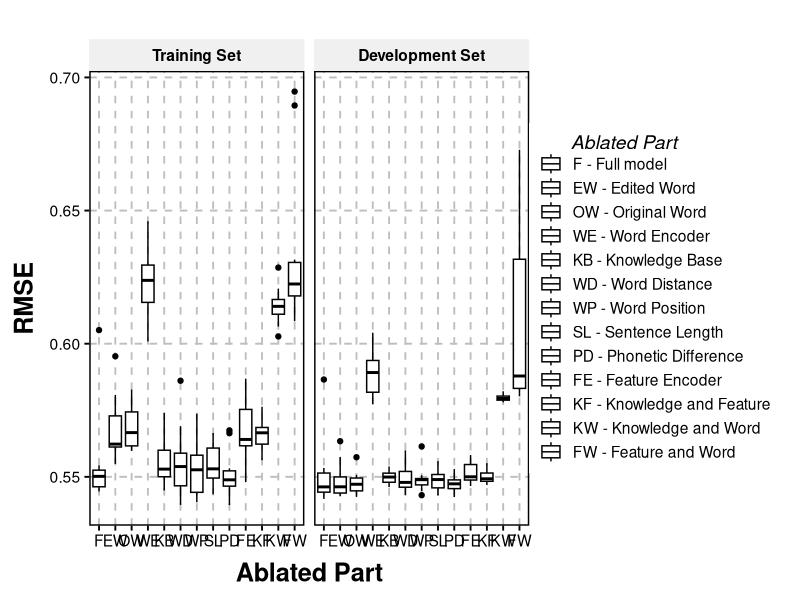

This figure's R source:
theme_Publication <- function(base_size=14, base_family="helvetica") {
  library(grid)
  library(ggthemes)
  (theme_foundation(base_size=base_size, base_family=base_family)
    + theme(plot.title = element_text(face = "bold",
                                      size = rel(1.5), hjust = 0.5),
            text = element_text(),
            panel.background = element_rect(colour = NA),
            plot.background = element_rect(colour = NA),
            panel.border = element_rect(colour = "black", size=1),
            axis.title = element_text(face = "bold",size = rel(1.3)),
            axis.title.y = element_text(angle=90,vjust =2),
            axis.title.x = element_text(vjust = -0.2),
            axis.text = element_text(), 
            # axis.line = element_line(colour="black"),
            axis.line = element_blank(),
            axis.ticks = element_line(),
            panel.grid.major = element_line(colour = "gray", linetype = "dashed"),
            panel.grid.minor = element_blank(),
            legend.key = element_rect(colour = NA),
            legend.position = "right",
            legend.direction = "vertical",
            legend.box.spacing = unit(0, "cm"),
            legend.spacing = unit(0, "cm"),
            legend.title = element_text(face="italic", margin=margin(l=23)),
            plot.margin=unit(c(10,5,5,5),"mm"),
            strip.background=element_rect(colour="#f0f0f0",fill="#f0f0f0"),
            strip.text = element_text(face="bold")
    ))
  
}


library(dplyr)
library(ggplot2)

entire <- read.csv('all_points.csv', header=T)
# sums <- read.csv("summary.csv", header=T)

entire$Group = as.factor(entire$Group)
# sums$Group = as.factor(sums$Group)

entire$Set = factor(entire$Set, levels=c("Train", "Dev"), labels=c("Training Set", "Development Set"), ordered=T)

  codes = c("F", "EW", "OW", "WE", "KB", "WD", "WP", "SL", "PD", "FE", "KF", "KW", "FW")
labels = c(
  "F - Full model",
  "EW - Edited Word",
  "OW - Original Word",
  "WE - Word Encoder",
  "KB - Knowledge Base",
  "WD - Word Distance",
  "WP - Word Position",
  "SL - Sentence Length",
  "PD - Phonetic Difference",
  "FE - Feature Encoder",
  "KF - Knowledge and Feature",
  "KW - Knowledge and Word",
  "FW - Feature and Word"
)


# Summary
entire%>%
  filter(Kind=="RMSE") %>%
  filter(Set=="Training Set") %>%
  group_by(Group)%>% 
  summarise(Median=median(Value), Mean=mean(Value), Std=sd(Value))

entire%>%
  filter(Kind=="RMSE") %>%
  filter(Set=="Development Set") %>%
  group_by(Group)%>% 
  summarise(Median=median(Value), Mean=mean(Value), Std=sd(Value))

# Boxplots

filter(entire, Kind=="RMSE") %>%
ggplot(aes(x=Group, y=Value, color=Group)) +
  geom_boxplot() +
  scale_x_discrete(
    labels=codes
  ) +
  scale_y_continuous() +
  scale_color_manual(values=rep("black",13), labels=labels) +
  theme_Publication() +
  facet_grid(cols=vars(Set), scales="free") +
  guides(color=guide_legend(override.aes = c(size=0))) +
  xlab("Ablated Part") +
  ylab("RMSE") +
  labs(color="Ablated Part")





